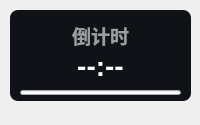
<?xml version="1.0" encoding="UTF-8"?>
<ui version="4.0">
 <class>Theme</class>
 <widget class="QWidget" name="Form">
  <property name="geometry">
   <rect>
    <x>0</x>
    <y>0</y>
    <width>200</width>
    <height>125</height>
   </rect>
  </property>
  <property name="minimumSize">
   <size>
    <width>0</width>
    <height>0</height>
   </size>
  </property>
  <property name="maximumSize">
   <size>
    <width>16777215</width>
    <height>65536</height>
   </size>
  </property>
  <property name="windowTitle">
   <string>活动倒计时</string>
  </property>
  <widget class="ProgressBar" name="progressBar">
   <property name="geometry">
    <rect>
     <x>20</x>
     <y>90</y>
     <width>161</width>
     <height>5</height>
    </rect>
   </property>
   <property name="minimumSize">
    <size>
     <width>0</width>
     <height>5</height>
    </size>
   </property>
   <property name="maximumSize">
    <size>
     <width>16777215</width>
     <height>6</height>
    </size>
   </property>
   <property name="styleSheet">
    <string notr="true"/>
   </property>
   <property name="orientation">
    <enum>Qt::Horizontal</enum>
   </property>
   <property name="useAni">
    <bool>true</bool>
   </property>
   <property name="val">
    <double>0.000000000000000</double>
   </property>
  </widget>
  <widget class="QLabel" name="activity_countdown_title">
   <property name="geometry">
    <rect>
     <x>20</x>
     <y>20</y>
     <width>161</width>
     <height>31</height>
    </rect>
   </property>
   <property name="font">
    <font>
     <family>Microsoft YaHei UI</family>
     <pointsize>14</pointsize>
     <weight>75</weight>
     <bold>true</bold>
    </font>
   </property>
   <property name="styleSheet">
    <string notr="true">color: rgba(255, 255, 255, 150);
font-weight: bold;</string>
   </property>
   <property name="text">
    <string>倒计时</string>
   </property>
   <property name="textFormat">
    <enum>Qt::PlainText</enum>
   </property>
   <property name="alignment">
    <set>Qt::AlignCenter</set>
   </property>
  </widget>
  <widget class="QLabel" name="activity_countdown">
   <property name="geometry">
    <rect>
     <x>20</x>
     <y>40</y>
     <width>161</width>
     <height>51</height>
    </rect>
   </property>
   <property name="font">
    <font>
     <family>Microsoft YaHei UI</family>
     <pointsize>21</pointsize>
     <weight>75</weight>
     <bold>true</bold>
    </font>
   </property>
   <property name="styleSheet">
    <string notr="true">border: none;
color: rgba(255, 255, 255, 255);
font-weight: bold</string>
   </property>
   <property name="text">
    <string>--:--</string>
   </property>
   <property name="textFormat">
    <enum>Qt::PlainText</enum>
   </property>
   <property name="alignment">
    <set>Qt::AlignCenter</set>
   </property>
  </widget>
  <widget class="QLabel" name="backgnd">
   <property name="geometry">
    <rect>
     <x>10</x>
     <y>10</y>
     <width>181</width>
     <height>91</height>
    </rect>
   </property>
   <property name="styleSheet">
    <string notr="true">background-color: rgba(15, 18, 22, 255);
border-radius: 8px</string>
   </property>
   <property name="text">
    <string/>
   </property>
  </widget>
  <zorder>backgnd</zorder>
  <zorder>progressBar</zorder>
  <zorder>activity_countdown_title</zorder>
  <zorder>activity_countdown</zorder>
 </widget>
 <customwidgets>
  <customwidget>
   <class>ProgressBar</class>
   <extends>QProgressBar</extends>
   <header>qfluentwidgets</header>
  </customwidget>
 </customwidgets>
 <resources/>
 <connections/>
</ui>
